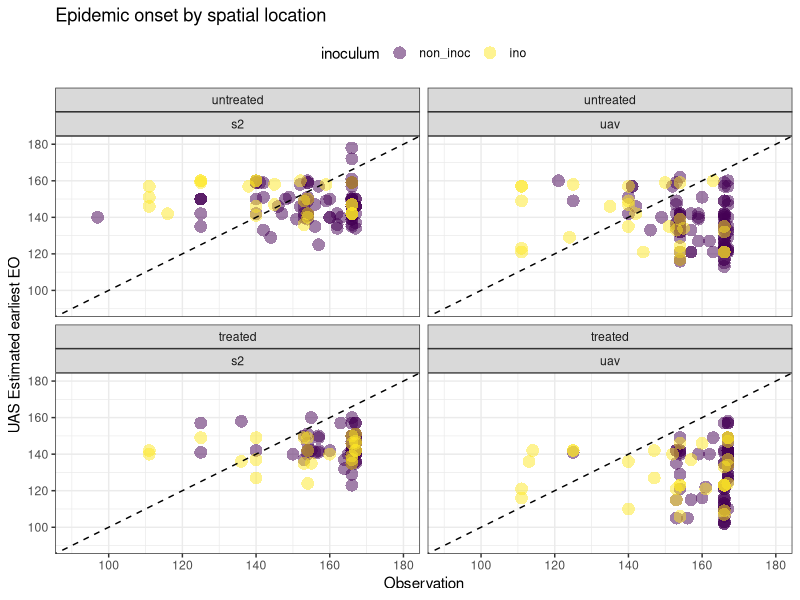
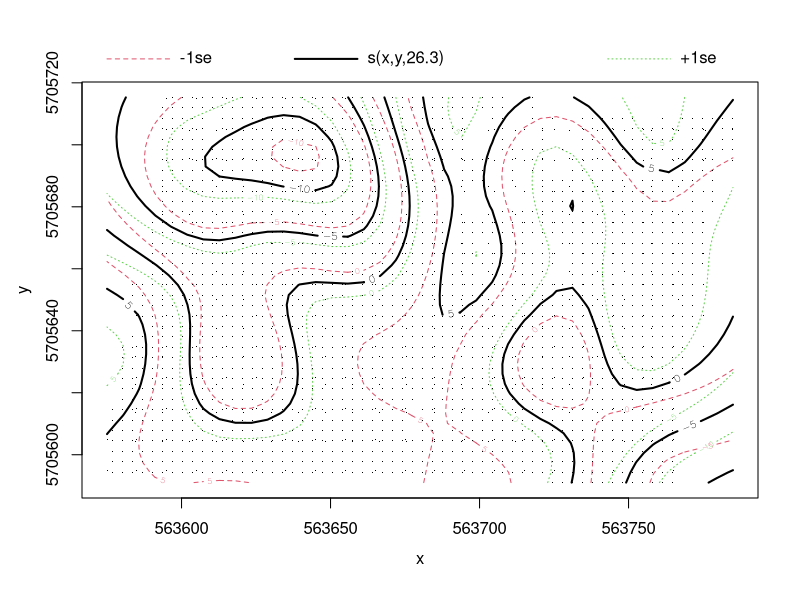
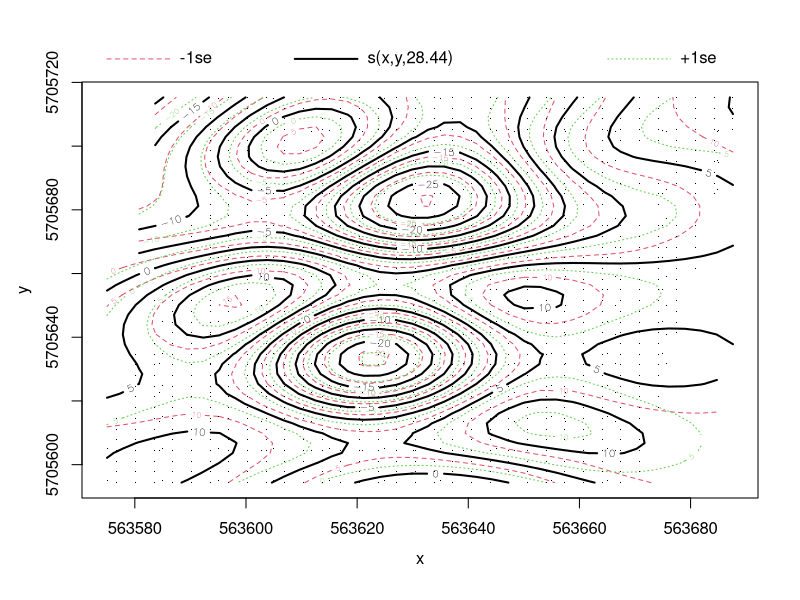

The R source for these figures, in order: (Note: this script raises an error after producing the figures.)
## ---- chunk 1
library(RANN)
library(flextable)
library(officer)
library(data.table)
## ---- chunk 2
dat <- fread("../data/20250607_cercospoRa_analysis_df.csv")
## ---- chunk 3
head(dat)
summary(dat)
unique(dat$treatment)
unique(dat$region)
unique(dat$source)
## ---- chunk 4
setnames(dat,
         old = c("region","treatment"),
         new = c("inoculum","fungicide"))
dat[inoculum == "roi", inoculum := "non_inoc"]

# Relevel fungicide factor
dat[,fungicide := factor(fungicide, levels = c("untreated", "treated"))]
dat[,inoculum := factor(inoculum, levels = c("non_inoc", "ino"))]
## ---- chunk 5
obs_nearest <- nn2(data = dat[source == "observation",.(x,y)],
                   query = dat[,.(x,y)],
                   k = 2)

range(obs_nearest$nn.idx[,1])

# associate RS estimated EO with closest observation
dat[, obs_das:= dat[source == "observation",das][obs_nearest$nn.idx[,1]]]
## ---- chunk 6
# check variance averages 
mod1 <- lm(das ~ source + inoculum + fungicide, data = dat)
summary(mod1)
## ---- chunk 7
# plot EO data from each source an treatment
library(ggplot2)
dat[source != "observation",] |>
  ggplot(aes(x = obs_das, y = das, color = inoculum)) +
   geom_point(size = 4,alpha = .5,shape = 16) +
  facet_wrap(~fungicide + source) +
  theme_bw() +
  labs(title = "Epidemic onset by spatial location",
       x = "Observation",
       y = "UAS Estimated earliest EO") +
  theme(legend.position = "top")+
  xlim(c(90,180))+
  ylim(c(90,180))+
  geom_abline(slope = 1, intercept = 0, color = "black", linetype = "dashed")+
  scale_color_viridis_d()
## ---- chunk 8
library(mgcv)
# what are the average influences independant of other treatments
mod2 <- gam(das ~ s(x,y) + source + inoculum + fungicide,
          data = dat,
          method = "REML")
summary(mod2)
## ---- chunk 9
mod3 <- gam(das ~ s(x,y) + source * inoculum + fungicide,
            data = dat,
            method = "REML")
summary(mod3)
## ---- chunk 10
mod4 <- gam(das ~ s(x,y) + source * inoculum,# * fungicide,
            data = dat[fungicide != "treated"])
summary(mod4)
## ---- chunk 11
mod5 <- gam(das ~ s(x,y) + source * inoculum,
            data = dat)
summary(mod5)
## ---- chunk 12
plot(mod5)
## ---- chunk 13
mod5a <- gam(das ~ s(x,y) + source * inoculum,
            data = dat[fungicide != "treated"])
summary(mod5a)
## ---- chunk 14
plot(mod5a)
## ---- chunk 15
AIC(mod2,
    mod3,
    mod4,
    mod5)
anova(mod4,mod5)
## ---- chunk 16
tbl_prop_success <- 
    dat[source != "observation" & fungicide != "treated", 
      list("prop_success" = round(sum(das < obs_das)/NROW(das),3),
           n = .N), 
      by = .(source, inoculum, fungicide)][,.(source,
                                              inoculum,
                                              n,
                                              prop_success)] |>
  flextable() |>
  align_text_col(align = "center") |>
  set_header_labels(source = "RS method",
                    inoculum = "Inoculum",
                    prop_success = "∝ success") |>
   fontsize(size = 8, part = "body") |>
   fontsize(size = 10, part = "header") |>
   bg(i = seq(2,5,2),bg = "grey80",part = "body")|>
   set_caption("Proportion of RS earliest estimated onset dates occurring prior to observed epidemic onset")

tbl_prop_success
save_as_docx(tbl_prop_success, path = "./prop_success.docx")
## ---- chunk 17
dat[, obs_dif := das - obs_das]

dat[source != "observation"] |>
  ggplot(aes(x = obs_dif, fill = inoculum)) +
  geom_density(alpha = .5) +
  facet_wrap(~source + fungicide) +
  theme_bw() +
  labs(x = "Difference between observed EO and Earliest estimated EO",
       y = "Density") +
  theme(legend.position = "top")+
  scale_fill_viridis_d()+
  geom_vline(xintercept = 0, linetype = "dashed", color = "black", size = 1)
